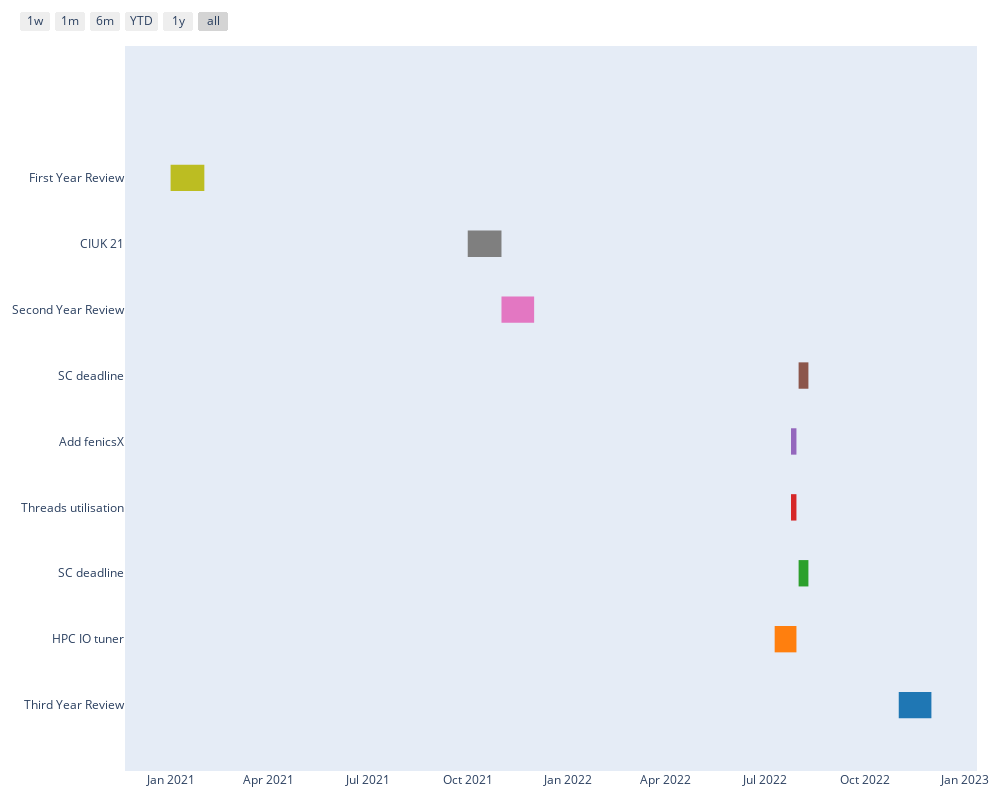

The notebook cell saved with this chart:
### Markdown cell above
# Gantt chart

### Code cell
from IPython.display import Image, display
import datetime as dt
import pandas as pd
import matplotlib.pyplot as plt
from matplotlib.patches import Patch
import numpy as np
import plotly.express as px
import plotly.figure_factory as ff

df = [dict(Task="Third Year Review", Start='2022-11-01', Finish='2022-12-01'),
      dict(Task="HPC IO tuner", Start='2022-07-10', Finish='2022-07-30'),
      dict(Task="SC deadline", Start='2022-08-1', Finish='2022-08-10'),
      dict(Task="Threads utilisation", Start='2022-07-25', Finish='2022-07-30'),
      dict(Task="Add fenicsX", Start='2022-07-25', Finish='2022-07-30'),
      dict(Task="SC deadline", Start='2022-08-1', Finish='2022-08-10'),
      dict(Task="Second Year Review", Start='2021-11-01', Finish='2021-12-01'),
      dict(Task="CIUK 21", Start='2021-10-01', Finish='2021-11-01'),
      dict(Task="First Year Review", Start='2021-1-01', Finish='2021-2-01')]

fig = ff.create_gantt(df) 
fig.update_layout(
    autosize=False,
    width=1000,
    height=800,
    margin=dict(l=20, r=20, t=20, b=20),)

fig.layout.title = None

fig.show()

# import plotly.express as px
# import pandas as pd
# import math

# string1 = f"""<a href="/_build/html/Markdown_files/CRESCENDO_DOLFINX.html", target="_black">o</a>"""

# df = pd.DataFrame([
#     dict(Task="Job A", Start='2009-01-01', Finish='2009-01-04', Filename=string1),
#     dict(Task="Job A", Start='2009-01-06', Finish='2009-01-09', Filename=string1),
#     dict(Task="Job A", Start='2009-01-10', Finish='2009-01-15', Filename=string1),
#     dict(Task="Job A", Start='2009-01-16', Finish='2009-01-19', Filename=string1),
#     dict(Task="Job A", Start='2009-01-21', Finish='2009-01-25', Filename=string1),
#     dict(Task="Job A", Start='2009-01-28', Finish='2009-01-31', Filename=string1),
#     dict(Task="Job A", Start='2009-02-01', Finish='2009-02-08', Filename=string1),
#     dict(Task="Job A", Start='2009-02-11', Finish='2009-02-15', Filename=string1),
#     dict(Task="Job A", Start='2009-02-17', Finish='2009-02-20', Filename=string1),
#     dict(Task="Job A", Start='2009-02-22', Finish='2009-02-24', Filename=string1),
#     dict(Task="Job A", Start='2009-02-25', Finish='2009-02-28', Filename=string1),
#     dict(Task="Job B", Start='2009-03-05', Finish='2009-03-15', Filename=string1),
#     dict(Task="Job C", Start='2009-02-20', Finish='2009-04-30', Filename=string1)
# ])

# fig = px.timeline(df, 
#                   x_start="Start",
#                   x_end="Finish",
#                   y="Task",
#                   color="Task",
#                   color_discrete_sequence=px.colors.qualitative.Pastel)

# for idx, row in df.iterrows():
#     periods = pd.date_range(row["Start"],row["Finish"], freq='1D')
#     center_pos = math.floor(len(periods) / 2)
#     x_dates = periods[center_pos]
#     fig.add_annotation(
#         {
#             "x": x_dates,#row["Finish"],
#             "y": row["Task"],
#             "text": row["Filename"],
#             "align": "center",
#             "showarrow":False,
#         }
#     )

# fig.show()
# fig.write_html("test_gantt.html", include_plotlyjs="cdn")

### Figure 1 — Plotly figure (JSON) as saved in the notebook; plotly's stock layout.template omitted (floating-point values rounded to 4 significant figures)
{"data": [{"fill": "toself", "fillcolor": "rgb(127, 127, 127)", "hoverinfo": "name", "legendgroup": "rgb(127, 127, 127)", "mode": "none", "name": "CIUK 21", "type": "scatter", "x": ["2021-10-01", "2021-11-01", "2021-11-01", "2021-10-01"], "y": [6.8, 6.8, 7.2, 7.2]}, {"fill": "toself", "fillcolor": "rgb(140, 86, 75)", "hoverinfo": "name", "legendgroup": "rgb(140, 86, 75)", "mode": "none", "name": "SC deadline", "type": "scatter", "x": ["2022-08-1", "2022-08-10", "2022-08-10", "2022-08-1"], "y": [4.8, 4.8, 5.2, 5.2]}, {"fill": "toself", "fillcolor": "rgb(148, 103, 189)", "hoverinfo": "name", "legendgroup": "rgb(148, 103, 189)", "mode": "none", "name": "Add fenicsX", "type": "scatter", "x": ["2022-07-25", "2022-07-30", "2022-07-30", "2022-07-25"], "y": [3.8, 3.8, 4.2, 4.2]}, {"fill": "toself", "fillcolor": "rgb(188, 189, 34)", "hoverinfo": "name", "legendgroup": "rgb(188, 189, 34)", "mode": "none", "name": "First Year Review", "type": "scatter", "x": ["2021-1-01", "2021-2-01", "2021-2-01", "2021-1-01"], "y": [7.8, 7.8, 8.2, 8.2]}, {"fill": "toself", "fillcolor": "rgb(214, 39, 40)", "hoverinfo": "name", "legendgroup": "rgb(214, 39, 40)", "mode": "none", "name": "Threads utilisation", "type": "scatter", "x": ["2022-07-25", "2022-07-30", "2022-07-30", "2022-07-25"], "y": [2.8, 2.8, 3.2, 3.2]}, {"fill": "toself", "fillcolor": "rgb(227, 119, 194)", "hoverinfo": "name", "legendgroup": "rgb(227, 119, 194)", "mode": "none", "name": "Second Year Review", "type": "scatter", "x": ["2021-11-01", "2021-12-01", "2021-12-01", "2021-11-01"], "y": [5.8, 5.8, 6.2, 6.2]}, {"fill": "toself", "fillcolor": "rgb(255, 127, 14)", "hoverinfo": "name", "legendgroup": "rgb(255, 127, 14)", "mode": "none", "name": "HPC IO tuner", "type": "scatter", "x": ["2022-07-10", "2022-07-30", "2022-07-30", "2022-07-10"], "y": [0.8, 0.8, 1.2, 1.2]}, {"fill": "toself", "fillcolor": "rgb(31, 119, 180)", "hoverinfo": "name", "legendgroup": "rgb(31, 119, 180)", "mode": "none", "name": "Third Year Review", "type": "scatter", "x": ["2022-11-01", "2022-12-01", "2022-12-01", "2022-11-01"], "y": [-0.2, -0.2, 0.2, 0.2]}, {"fill": "toself", "fillcolor": "rgb(44, 160, 44)", "hoverinfo": "name", "legendgroup": "rgb(44, 160, 44)", "mode": "none", "name": "SC deadline", "type": "scatter", "x": ["2022-08-1", "2022-08-10", "2022-08-10", "2022-08-1"], "y": [1.8, 1.8, 2.2, 2.2]}, {"legendgroup": "rgb(127, 127, 127)", "marker": {"color": "rgb(127, 127, 127)", "opacity": 0, "size": 1}, "mode": "markers", "name": "", "showlegend": false, "text": [null, null], "type": "scatter", "x": ["2021-10-01", "2021-11-01"], "y": [7, 7]}, {"legendgroup": "rgb(140, 86, 75)", "marker": {"color": "rgb(140, 86, 75)", "opacity": 0, "size": 1}, "mode": "markers", "name": "", "showlegend": false, "text": [null, null], "type": "scatter", "x": ["2022-08-1", "2022-08-10"], "y": [5, 5]}, {"legendgroup": "rgb(148, 103, 189)", "marker": {"color": "rgb(148, 103, 189)", "opacity": 0, "size": 1}, "mode": "markers", "name": "", "showlegend": false, "text": [null, null], "type": "scatter", "x": ["2022-07-25", "2022-07-30"], "y": [4, 4]}, {"legendgroup": "rgb(188, 189, 34)", "marker": {"color": "rgb(188, 189, 34)", "opacity": 0, "size": 1}, "mode": "markers", "name": "", "showlegend": false, "text": [null, null], "type": "scatter", "x": ["2021-1-01", "2021-2-01"], "y": [8, 8]}, {"legendgroup": "rgb(214, 39, 40)", "marker": {"color": "rgb(214, 39, 40)", "opacity": 0, "size": 1}, "mode": "markers", "name": "", "showlegend": false, "text": [null, null], "type": "scatter", "x": ["2022-07-25", "2022-07-30"], "y": [3, 3]}, {"legendgroup": "rgb(227, 119, 194)", "marker": {"color": "rgb(227, 119, 194)", "opacity": 0, "size": 1}, "mode": "markers", "name": "", "showlegend": false, "text": [null, null], "type": "scatter", "x": ["2021-11-01", "2021-12-01"], "y": [6, 6]}, {"legendgroup": "rgb(255, 127, 14)", "marker": {"color": "rgb(255, 127, 14)", "opacity": 0, "size": 1}, "mode": "markers", "name": "", "showlegend": false, "text": [null, null], "type": "scatter", "x": ["2022-07-10", "2022-07-30"], "y": [1, 1]}, {"legendgroup": "rgb(31, 119, 180)", "marker": {"color": "rgb(31, 119, 180)", "opacity": 0, "size": 1}, "mode": "markers", "name": "", "showlegend": false, "text": [null, null], "type": "scatter", "x": ["2022-11-01", "2022-12-01"], "y": [0, 0]}, {"legendgroup": "rgb(44, 160, 44)", "marker": {"color": "rgb(44, 160, 44)", "opacity": 0, "size": 1}, "mode": "markers", "name": "", "showlegend": false, "text": [null, null], "type": "scatter", "x": ["2022-08-1", "2022-08-10"], "y": [2, 2]}], "layout": {"autosize": false, "height": 800, "hovermode": "closest", "margin": {"b": 20, "l": 20, "r": 20, "t": 20}, "showlegend": false, "width": 1000, "xaxis": {"autorange": true, "range": ["2020-11-20 02:14:11.9193", "2023-01-11 21:45:48.0807"], "rangeselector": {"buttons": [{"count": 7, "label": "1w", "step": "day", "stepmode": "backward"}, {"count": 1, "label": "1m", "step": "month", "stepmode": "backward"}, {"count": 6, "label": "6m", "step": "month", "stepmode": "backward"}, {"count": 1, "label": "YTD", "step": "year", "stepmode": "todate"}, {"count": 1, "label": "1y", "step": "year", "stepmode": "backward"}, {"step": "all"}]}, "showgrid": false, "type": "date", "zeroline": false}, "yaxis": {"autorange": false, "range": [-1, 10], "showgrid": false, "ticktext": ["Third Year Review", "HPC IO tuner", "SC deadline", "Threads utilisation", "Add fenicsX", "SC deadline", "Second Year Review", "CIUK 21", "First Year Review"], "tickvals": [0, 1, 2, 3, 4, 5, 6, 7, 8], "type": "linear", "zeroline": false}}}
